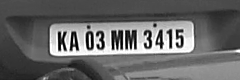
#> input picture frame_id_340_1.png, 240 x 80 px; its folder holds 4 pictures in this run
$ jupyter execute Notebook_Bharath.ipynb
#> lines starting #> are read from the running program, lines starting #| are printed output that depends on the picture; after the words box and inside, x2 and y2 are one past the last pixel; in counts of white or black regions, pixels touching at a corner belong together
# Number Plate - OCR

## “Improving Tesseract Performance by Retraining on provided datasets”

To enable automatic detection of number plate, a neural network is trained by us which locates the license plate in a given image, captured by the camera.

This cropped image is passed on to tesseract to predict the characters in the cropped image. The provided data set is after cropping is performed.

The tesseract is suffering with accuracy problem i.e. wrong detection of characters, missing some characters, multiple prediction of same characters which all contribute towards inaccuracy.

Objective of this exercise is to find feasibility of retraining the tesseract and how it can be achieved. Additionally, we should be able to retrain the tesseract in such a way the accuracy increases post training.

# Step 1

1. Split the provided datasets into train / test datasets
2. Run tesseract on the provided cropped license plate images and establish base line performance of tesseract without any re-training or fine-tuning on the test datasets
    a. Choose any of the parameter settings for the various –oem, --psm, language
    b. Choose and document your pre-processing steps any to establish the base-line performance (Not Critical)


### Ground Truth
Ground truth for all the images is prepared manually('groundtruth.csv').
This is then compared with the results pre- and post- training tesseract4

### Data Preparation
1. Prepare the data-files from the provided datasets for training tesseract
    a. Prepare a moderate size of train data that can demonstrate the re-train / fine-tune efficacy

**Train-vs-Test split ration => 80 : 20**

data files created for each image(say img_file.png)
* img_file.gt.txt : contains the truth value for that specific image in text format
* img_file.tif : Image is stored in TIFF format(.tif)

* Save the files in data/ground-truth and data/test

### Parameters Choosen:
* -oem = '1' for LSTM models
* -psm = '6' Assume a single uniform block of text
* lang = 'eng'

[cell 1]
# Load Dependencies
import os
import numpy as np
from PIL import Image
import pandas as pd
import pytesseract
import glob

from skimage.io import imread, imsave
from skimage.transform import resize
from skimage.filters import threshold_otsu
import matplotlib.pyplot as plt
import numpy as np

import cv2
import imutils

from skimage import measure
from skimage.measure import regionprops
import matplotlib.patches as patches

mainDir = os.getcwd()

[cell 2]
fileList = glob.glob(os.path.join(mainDir + '/labelled_data/') +"/*.txt")

[cell 3]
dd = pd.DataFrame(columns=['filename', 'truthValue'])
for filepath in fileList:
    imgName = filepath.split('/')[-1]
    imgName = imgName.split('.')[0] + '.png'
    with open(filepath, 'rt') as f:
        imgText = f.readlines()
    dd = dd.append({'filename': imgName, 'truthValue': imgText[0].rstrip()}, ignore_index=True)

dd.sort_values(["filename"], axis=0, ascending=True, inplace=True)
dd.index = range(len(dd))
dd.to_csv('groundtruth.csv', index_label=None, index=False)

### Image Preprocessing - helper functions

[cell 4]
# Read Ground Truth
data = pd.read_csv('groundtruth.csv')
#> (reads groundtruth.csv from the repository)

# [88 lines left out: function detectPlate_replace, not called in this run]

[cell 5]
## Preparing .tif and .gt.txt files
# Splitting the dataset into 80% training and 20% test dataset

import random
testIndx = random.sample(list(dd.index), int(0.20*len(dd)))
targetpath = os.path.join(mainDir, 'data/ground-truth')
testpath = os.path.join(mainDir, 'data/test')

for idx in dd.index:
    if idx in testIndx:
        # Saving files to test folder
        filename = os.path.join(mainDir+'/License_Plates_Crop/', dd['filename'][idx])
        newFile = os.path.join(testpath, dd['filename'][idx].split('.')[0]+ '.tif')
        # img = Image.open(filename)
        img = detectPlate_replace(filename)
        img = Image.open(filename)
        img.save(newFile)

        newFile = os.path.join(testpath, dd['filename'][idx].split('.')[0]+ '.gt.txt')
        txt = dd['truthValue'][idx]

        with open(newFile, 'w') as f:
            f.write(txt)
    else:
        # Saving files to ground-truth folder, which will be used in training tesseract.
        filename = os.path.join(mainDir+'/License_Plates_Crop/', dd['filename'][idx])
        newFile = os.path.join(targetpath, dd['filename'][idx].split('.')[0]+ '.tif')
        # img = Image.open(filename)
        img = detectPlate_replace(filename)
        img = Image.open(filename)
        img.save(newFile)

        newFile = os.path.join(targetpath, dd['filename'][idx].split('.')[0]+ '.gt.txt')
        txt = dd['truthValue'][idx]
        with open(newFile, 'w') as f:
            f.write(txt)

# Step 2
1. Re-Train / Fine Tune Tesseract from the prepared data-files
    a. Document the various fine tuning parameters like number of iterations, training data size, loss and other graphs

A **makefile** is created to run the training and testing tesseract4 from command line.

Training datasets consist of *.tif files and accompanying *.box files. The box files describe used characters as well as their spatial location within the image. Each line describes one character as follows:

#### 'symbol'    'left'    'bottom'    'right'    'top'    'page'

1. symbol is the character e.g. a or b.
2. left bottom right top are the coordinates of the rectangle that fits the character on the page. Note that the coordinates system used by Tesseract has (0,0) in the bottom-left corner of the image!
3. page is only relevant if you’re using multi-page TIFF files. In all other cases just put 0 in here.

#### Combining images with box files into .lstmf files
The image and box files aren’t being directly fed into the trainer. Instead, Tesseract works with the special **.lstmf** files which combine images, boxes and text for each pair of **.tif** and **.box**.

> `cd path/to/dataset
> for file in *.tif; do
>   echo file
>   base=basename file .tif
>   tesseract file base lstm.train
>  done`

Create all-lstmf.lstmf file, which contains the list of all the image paths
> `cd path/to/dataset
for file in *.tif; do
  echo file
  base=basename ile .tif
  TESSDATA_PREFIX=path/to/your/tessdata tesseract file base lstm.train
done
`

Splitting the data to lstm.train and lstm.test file lists
> `head -n  1000 path/to/all-lstmf > list.eval
tail -n +1001 path/to/all-lstmf > list.train`

Compiling and start training the model

>`combine_lang_model \
  --input_unicharset path/to/unicharset \
  --script_dir path/to/your/tessdata \
  --output_dir path/to/output \
  --lang_is_rtl \ # set it only if you work with a right-to-left language
  --pass_through_recoder \ # I found it working better with this option
  --lang yourmodelname
`

>`mkdir -p data/checkpoints
	lstmtraining \
	  --traineddata (PROTO_MODEL) \
      --old_traineddata (TESSDATA)/(START_MODEL).traineddata \
	  --continue_from data/(START_MODEL)/(START_MODEL).lstm \
	  --net_spec "[1,36,0,1 Ct3,3,16 Mp3,3 Lfys48 Lfx96 Lrx96 Lfx256 O1c`head -n1 data/unicharset`]" \
	  --model_output data/checkpoints/(MODEL_NAME) \
	  --learning_rate 10e-4 \
	  --train_listfile data/list.train \
	  --eval_listfile data/list.eval \
	  --max_iterations 7500
`

> Screenshot for reference

>`lstmtraining \
	--stop_training \
	--continue_from (LAST_CHECKPOINT) \
	--traineddata (PROTO_MODEL) \
	--model_output @
`

> Screenshot for reference

>Final result after training

### Model Evaluations

**Metrics**
* Mean rms = Mean rms on all the training samplres (6.456%)
* Char error rate, Eval data = 56.144
* char train % = 67.14%
* word error rate, Eval data = 73.68
* word train % = 70.89%
* Final error rate, compared to full text(as per -psm=6) = 59.1

[cell 6]
# Saving all the files in a list inorder to run tesseract on all the images.
fileList = glob.glob(os.path.join(mainDir + '/License_Plates_Crop/') +"/*.png")
with open('inputfileList.txt', 'w') as f:
    for name in fileList:
        f.write(name)
        f.write('\n')

#### Runnind tesseract on all the records

Command to run tesseract4 Pre-training

> `tesseract inputfilelist.txt outputfilet4.txt --oem 1 --psm 6 -l eng
`

Change envoironment path before redirecting tesseract to newly trained model
>`export TESSDATA_PREFIX=/home/bharath18/Desktop/data/data
`

Run Tesseract4 after training
> `tesseract inputfilelist.txt outputfilet4_posttraining.txt --oem 1 --psm 6 -l eng
`

[cell 7]
with open('inputfilelist.txt', 'r') as f:
#> (reads inputfilelist.txt from the repository)
    inpFile = f.readlines()
with open('outfilet4.txt.txt', 'r') as f:
#> (reads outfilet4.txt.txt from the repository)
    out_beforetraining = f.readlines()
with open('outfilet4_posttraining.txt.txt', 'r') as f:
#> (reads outfilet4_posttraining.txt.txt from the repository)
    out_aftertraining = f.readlines()

[cell 8]
# Pre Training
out_beforetraining

[cell 9]
# Post Training
out_aftertraining

## Comparision

If we observe, even before/after training the results are really poor.

1. Training the model again, didn't work because the number of samples are very less(780) for an LSTM network to learn
2. The image data that was shared only had a few varieties of number plates, i.e., it looks like a smaller set of image is extrapolated and more data is created (porbably by zooming in or out)
3. the performance of tesseract v3 was also poor but gave only 2 correct predictions of all 780.

Note that, the comparision is done on the whole text block in the image. but not at character level.

## Conclusions
* In order to get better results, more data is required(as discussed with Dr. Kumar)
* This pipeline would work even if we give more data, so the only required thing is data-labeling.
* Other than tesseract, we could try a simple model by splitting the images into words/lines and to characters(20x20 px) and train a simple model on character-mnist and mnist datasets, which would be a customized version other than tesseract.
* More Preprocessing: By cropping the number plates in the images, we are giving more definitive data to the model to learn, if we segregate it to character level and feed each character and the corresponding box, the model would learn very better. Sample shown below.

[cell 10]
# imagesFolder = os.path.join(mainDir + '/License_Plates_Crop/')
filename = os.path.join(mainDir, 'frame_id_340_1.png')

car_image = imread(filename, as_gray=True)
#> car_image is the input picture: shape (80, 240) float64; min 0, max 1, mean 0.405
print(car_image.shape)
#| (80, 240)

gray_car_image = car_image * 255
fig, (ax1, ax2) = plt.subplots(1, 2)
ax1.imshow(gray_car_image, cmap="gray")
threshold_value = threshold_otsu(gray_car_image)
#> threshold_value = 131
binary_car_image = gray_car_image > threshold_value
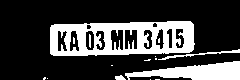
#> binary_car_image: shape (80, 240) bool; 25.7% white; 15 white regions (10 under 20 px), largest, box (x1, y1, x2, y2) and area: (50, 21, 195, 56) 3341, (125, 61, 240, 80) 1311, (158, 49, 240, 60) 166, (115, 75, 126, 80) 39, (89, 34, 91, 48) 26
# print(binary_car_image)
ax2.imshow(binary_car_image, cmap="gray")
# ax2.imshow(gray_car_image, cmap="gray")
plt.show()
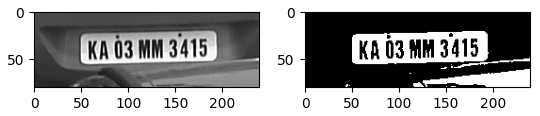
#> figure drawn by matplotlib, 2 panels

[cell 11]
label_image = measure.label(binary_car_image)
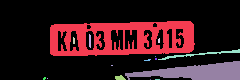
#> label_image: shape (80, 240) int32; 16 distinct labels, from 0 to 15; one colour per label, 0 black
# getting the maximum width, height and minimum width and height that a license plate can be
plate_dimensions = (0.03*label_image.shape[0], 0.08*label_image.shape[0], 0.15*label_image.shape[1], 0.3*label_image.shape[1])
#> plate_dimensions = (2.4, 6.4, 36, 72)
plate_dimensions2 = (0.08*label_image.shape[0], 0.2*label_image.shape[0], 0.15*label_image.shape[1], 0.4*label_image.shape[1])
#> plate_dimensions2 = (6.4, 16, 36, 96)

plate_dimensions3 = (0.25*label_image.shape[0], 0.75*label_image.shape[0], 0.20*label_image.shape[1], 0.8*label_image.shape[1])
#> plate_dimensions3 = (20, 60, 48, 192)

min_height, max_height, min_width, max_width = plate_dimensions
#> min_height = 2.4; max_height = 6.4; min_width = 36
plate_objects_cordinates = []
plate_like_objects = []

fig, (ax1) = plt.subplots(1)
ax1.imshow(gray_car_image, cmap="gray")
flag =0

[cell 12]
for region in regionprops(label_image):
    # print(region)
    if region.area < 50:
        #if the region is so small then it's likely not a license plate
        continue
        # the bounding box coordinates
    min_row, min_col, max_row, max_col = region.bbox
    # [4 lines of commented-out code are left out]

    region_height = max_row - min_row
    region_width = max_col - min_col
    # print(region_height)
    # print(region_width)

    # ensuring that the region identified satisfies the condition of a typical license plate
    if region_height >= min_height and region_height <= max_height and region_width >= min_width and region_width <= max_width and region_width > region_height:
        flag = 1
        plate_like_objects.append(binary_car_image[min_row:max_row,
                                  min_col:max_col])
        plate_objects_cordinates.append((min_row, min_col,
                                         max_row, max_col))
        rectBorder = patches.Rectangle((min_col, min_row), max_col - min_col, max_row - min_row, edgecolor="red",
                                       linewidth=2, fill=False)
        ax1.add_patch(rectBorder)
#> this loop made 15 passes
#> (min_row, min_col, max_row, max_col, region_height, region_width) on passes 1, 5, 9: (21, 50, 56, 195, 35, 145), (49, 158, 60, 240, 11, 82), (61, 125, 80, 240, 19, 115)
#> after the loop, plate_like_objects = []; plate_objects_cordinates = []
        # let's draw a red rectangle over those regions

if(flag == 1):
    # print(plate_like_objects[0])
    plt.show()

if(flag==0):
    min_height, max_height, min_width, max_width = plate_dimensions3
    plate_objects_cordinates = []
    plate_like_objects = []

    fig, (ax1) = plt.subplots(1)
    ax1.imshow(gray_car_image, cmap="gray")

    # regionprops creates a list of properties of all the labelled regions
    for region in regionprops(label_image):
        if region.area < 50:
            #if the region is so small then it's likely not a license plate
            continue
            # the bounding box coordinates
        min_row, min_col, max_row, max_col = region.bbox
        # [4 lines of commented-out code are left out]

        region_height = max_row - min_row
        region_width = max_col - min_col
        # print(region_height)
        # print(region_width)

        # ensuring that the region identified satisfies the condition of a typical license plate
        if region_height >= min_height and region_height <= max_height and region_width >= min_width and region_width <= max_width and region_width > region_height:
            # print("hello")
            plate_like_objects.append(binary_car_image[min_row:max_row,
                                      min_col:max_col])
            plate_objects_cordinates.append((min_row, min_col,
                                             max_row, max_col))
            rectBorder = patches.Rectangle((min_col, min_row), max_col - min_col, max_row - min_row, edgecolor="red",
                                           linewidth=2, fill=False)
            ax1.add_patch(rectBorder)
#> after the loop, plate_like_objects = 1 item; plate_objects_cordinates = [(21, 50, 56, 195)]
            # let's draw a red rectangle over those regions
    # print(plate_like_objects[0])
    plt.show()
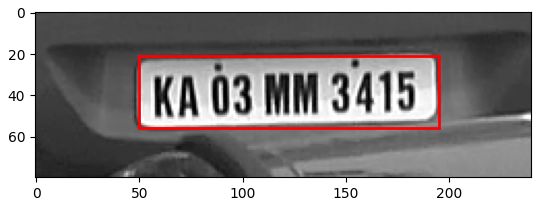
#> figure drawn by matplotlib, 1 panel

[cell 13]
license_plate = np.invert(plate_like_objects[0])
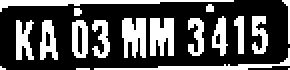
#> license_plate: shape (35, 145) bool (shown 2 times larger); 32.7% white; 18 white regions (5 under 20 px), largest, box (x1, y1, x2, y2) and area: (0, 0, 117, 6) 240, (61, 9, 73, 29) 189, (75, 9, 87, 28) 189

labelled_plate = measure.label(license_plate)
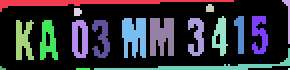
#> labelled_plate: shape (35, 145) int32 (shown 2 times larger); 19 distinct labels, from 0 to 18; one colour per label, 0 black

print(license_plate.shape)
#| (35, 145)

fig, ax1 = plt.subplots(1)
ax1.imshow(license_plate, cmap="gray")

# character_dimensions = (0.25*license_plate.shape[0], 0.85*license_plate.shape[0], 0.04*license_plate.shape[1], 0.12*license_plate.shape[1])
character_dimensions = (0.25*license_plate.shape[0], 0.85*license_plate.shape[0], 0.05*license_plate.shape[1], 0.12*license_plate.shape[1])
min_height, max_height, min_width, max_width = character_dimensions

characters = []
counter=0
column_list = []
for regions in regionprops(labelled_plate):
    y0, x0, y1, x1 = regions.bbox
    region_height = y1 - y0
    region_width = x1 - x0

    if region_height > min_height and region_height < max_height and region_width > min_width and region_width < max_width:
        roi = license_plate[y0:y1, x0:x1]

        # draw a red bordered rectangle over the character.
        rect_border = patches.Rectangle((x0, y0), x1 - x0, y1 - y0, edgecolor="red",
                                       linewidth=2, fill=False)
        ax1.add_patch(rect_border)

        # resize the characters to 20X20 and then append each character into the characters list
        resized_char = resize(roi, (20, 20))
        characters.append(resized_char)

        # this is just to keep track of the arrangement of the characters
        column_list.append(x0)
#> this loop made 18 passes
#> (y0, x0, y1, x1, region_height, region_width) on passes 1 to 12: (0, 0, 6, 117, 6, 117), (0, 141, 22, 145, 22, 4), (2, 103, 6, 107, 4, 4), (4, 37, 8, 41, 4, 4), (8, 106, 28, 114, 20, 8), (8, 117, 27, 122, 19, 5), (8, 126, 27, 134, 19, 8), (9, 61, 29, 73, 20, 12), (9, 75, 28, 87, 19, 12), (9, 94, 28, 102, 19, 8), (10, 8, 30, 17, 20, 9), (10, 20, 30, 29, 20, 9)
#> after the loop, characters = 9 items; column_list = [106, 126, 61, 75, 94, 8, 20, 36, 46]
# print(characters)
plt.show()
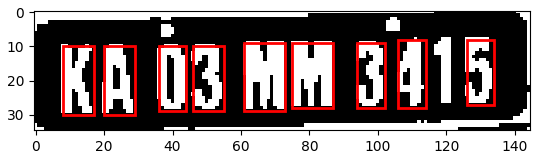
#> figure drawn by matplotlib, 1 panel
